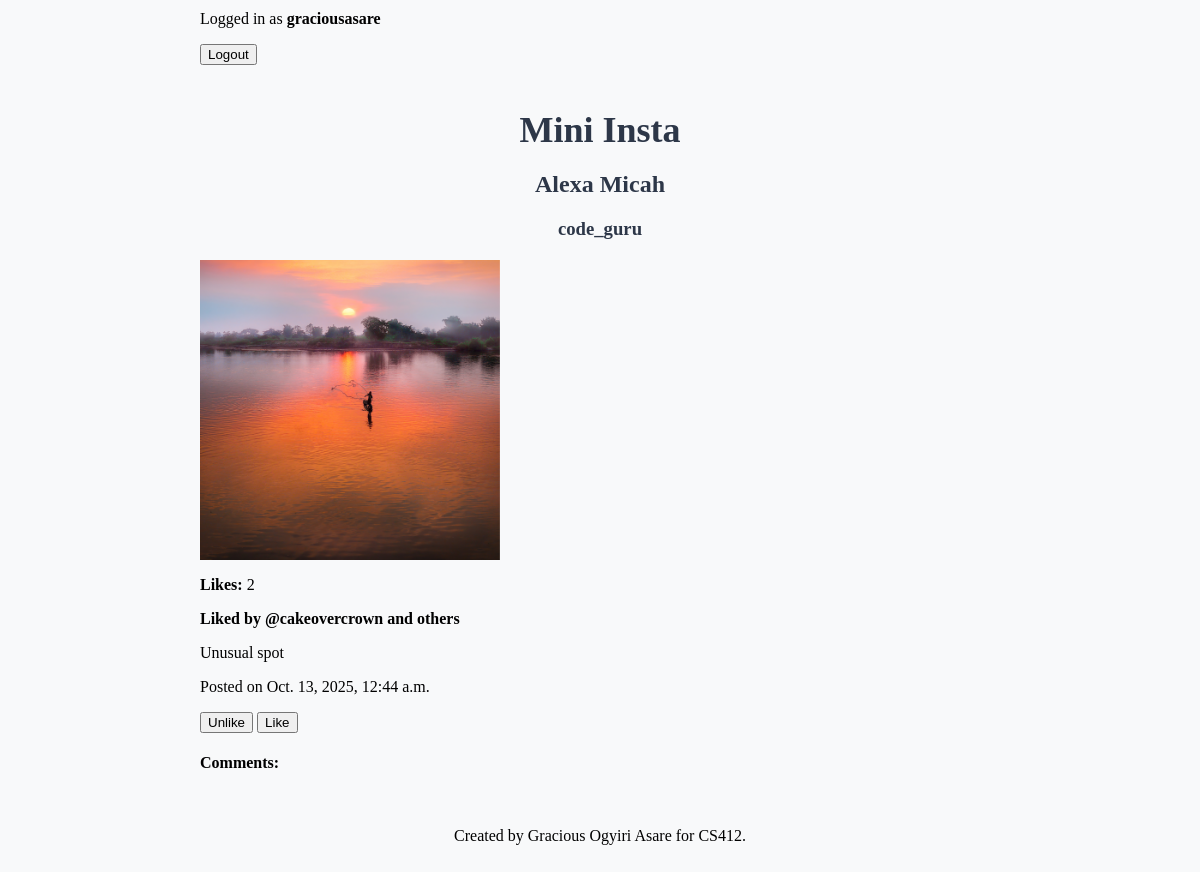
The app's page /mini_insta/post/20/ (signed in) with its own data.
### mini_insta/models.py (models this page shows, shortened)
class Post(models.Model):
    profile = models.ForeignKey(Profile, on_delete=models.CASCADE) #foreign key to Profile model
    timestamp = models.DateTimeField(auto_now=True) #set the published date automatically
    caption = models.TextField(blank=True)
    def get_all_photos(self):
        photos = Photo.objects.filter(post=self)
        return photos
    def get_likes(self):
        likes = Like.objects.filter(post=self)
        return [l.profile for l in likes]

class Profile(models.Model):
    username = models.TextField(blank=True)
    display_name = models.TextField(blank=True)
    profile_image_url = models.URLField(blank=True)
    bio_text = models.TextField(blank=True)
    join_date = models.DateTimeField(auto_now=True) #set the joined date automatically
    user = models.ForeignKey(User, on_delete=models.CASCADE) #foreign key to User model

class Photo(models.Model):
    post = models.ForeignKey(Post, on_delete=models.CASCADE) #foreign key to Post model
    image_url = models.URLField(blank=True)
    image_file = models.ImageField(blank=True)
    timestamp = models.DateTimeField(auto_now=True) #set the published date automatically
    def get_image_url(self):
        if self.image_url:
            return self.image_url
        elif self.image_file:
            return self.image_file.url
        return None

class Like(models.Model):
    post = models.ForeignKey(Post, on_delete=models.CASCADE, null=True, blank=True) #temporary
    profile = models.ForeignKey(Profile, on_delete=models.CASCADE, null=True, blank=True) #temp
    timestamp = models.DateTimeField(auto_now=True)

### mini_insta/views.py (the view)
# urls.py: path('post/<int:pk>/', PostDetailView.as_view(), name='show_post'),
class PostDetailView(DetailView):
    model = Post
    template_name = 'mini_insta/show_post.html'
    context_object_name = 'post'

### mini_insta/templates/mini_insta/show_post.html (shortened to what this page needs)
{% extends "mini_insta/base.html" %} {% block content %}
<div class="post-detail">
  <h2>{{ post.profile.display_name }} </h2>
  <h3>{{ post.profile.username }} </h3>
  {% for photo in post.get_all_photos %} {% if photo.get_image_url %}
  <img
    src="{{ photo.get_image_url }}"
    alt="Post Image"
    style="max-width: 300px"
  />
  {% else %}
  <p>No image available</p>
  {% endif %} {% endfor %}
  <p><strong>Likes:</strong> {{ post.get_likes|length }}</p>
  {% if post.get_likes %}
  <strong><p>Liked by @{{ post.get_likes.0.username }} and others</p></strong>
  {% endif %}
  <p class="caption">{{ post.caption }}</p>
  <p class="date">Posted on {{ post.timestamp }}</p>
  {% if user.is_authenticated %} {% if post.profile.user == user %}
  <a href="{% url 'delete_post' post.pk %}">
    <button type="button">Delete</button>
  </a>
  <a href="{% url 'update_post' post.pk %}">
    <button type="button">Update</button>
  </a>
  {% else %}
  <a href="{% url 'unlike_post' post.pk %}">
    <button type="button">Unlike</button>
  </a>
  <a href="{% url 'like_post' post.pk %}">
    <button type="button">Like</button>
  </a>
  {% endif %} {% endif %}
</div>
<h4>Comments:</h4>
 {% endblock content %}

### mini_insta/templates/mini_insta/base.html (shortened to what this page needs)
{% load static %}
<html>
  <head>
    <link rel="stylesheet" href="{% static 'mini_insta-style.css' %}" />
  </head>
  <body>
    {% if request.user.is_authenticated %}
    <p> Logged in as <strong>{{ user.username }}</strong> </p>
    <form method="post" action="{% url 'logout' %}" style="display: inline">
      <button type="submit">Logout</button>
    </form>
    {% else %}
    <p>Not logged in.</p>
    <a href="{% url 'login' %}"><button type="submit">Login</button></a>
    <a href="{% url 'create_profile' %}"
      ><button type="submit">Register</button></a
    >
    {% endif %}
    <h1>Mini Insta</h1>
    {% block content %} {% endblock content %}
    <footer>
      <p>Created by Gracious Ogyiri Asare for CS412. </p>
    </footer>
  </body>
</html>

### static/mini_insta-style.css (style rules this page uses)
body { font-family: "Times New Roman", Times, serif, sans-serif; background-color: #f8f9fa; max-width: 800px; margin: 0 auto; padding: 10px; }
h1 { font-size: 36px; padding-top: 20px; }
h1, h2, h3 { text-align: center; color: #2d3748; margin-bottom: 20px; }
a:link, a:visited, a:hover, a:active { color: inherit; text-decoration: none; }
footer { text-align: center; margin-top: 55px; font-size: 16px; margin-bottom: 30px; }

### records on screen
Post: profile.display_name "Alexa Micah", profile.username "code_guru", get_likes|length "2", get_likes.0.username "cakeovercrown", caption "Unusual spot", timestamp "Oct. 13, 2025, 12:44 a.m."
Photo: get_image_url (picture)

### other values on screen
{{ user.username }} "graciousasare"
